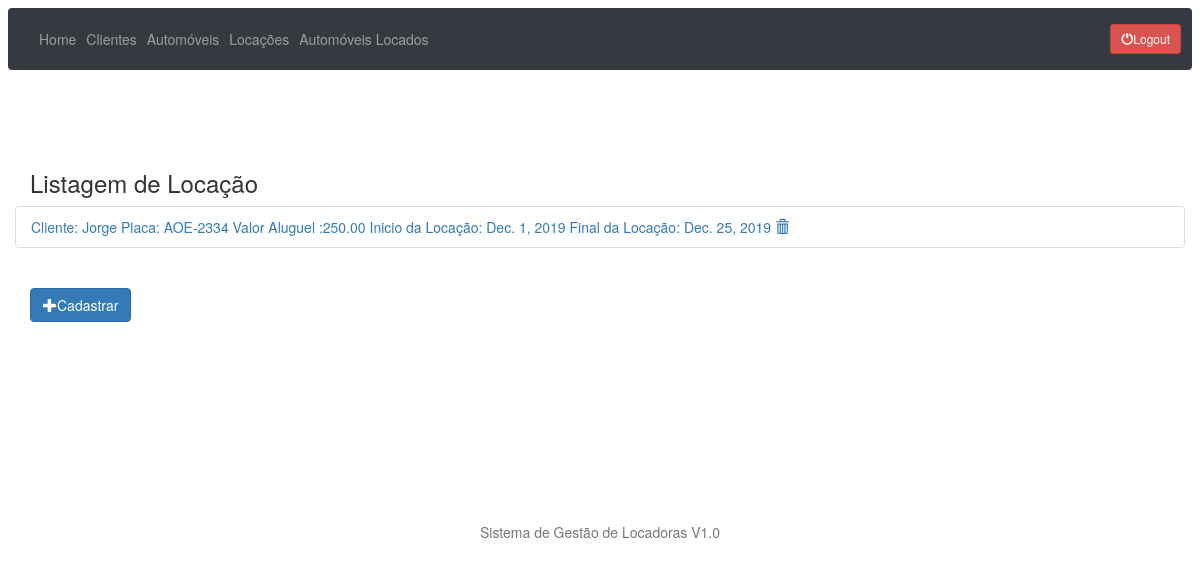
The app's page /locadora/list/ (signed in), older data.
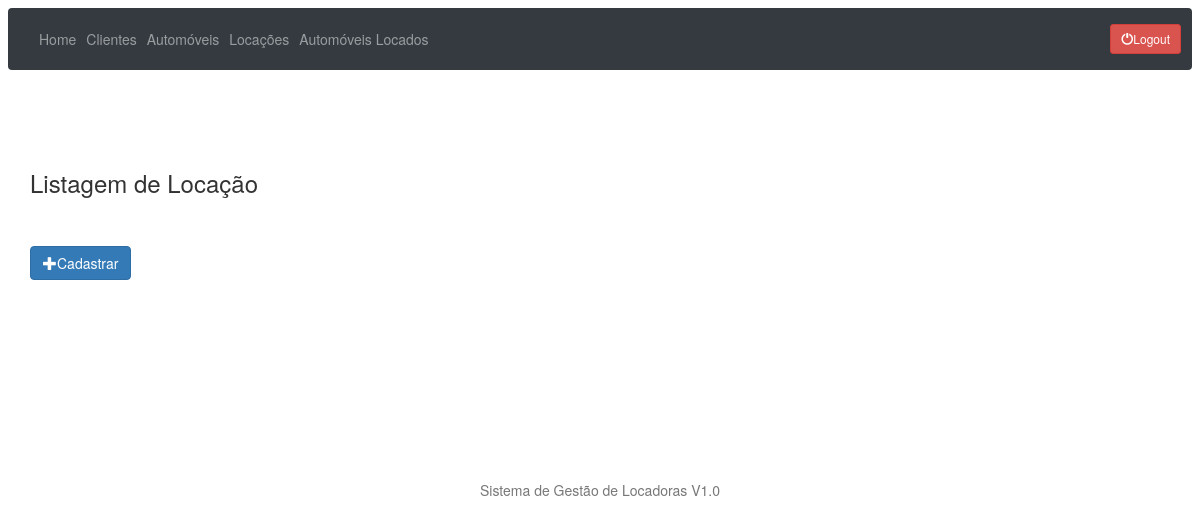
The same page, newer data.
### locadora/models.py (models this page shows)
class Locacao(models.Model):
    cliente = models.OneToOneField(Cliente, null=False, blank=False, on_delete=models.CASCADE)
    automovel = models.OneToOneField(Automovel, null=False, blank=False, on_delete=models.CASCADE)
    valor = models.DecimalField(max_digits=10, decimal_places=2, null=True, blank=True)
    data_inicio = models.DateField()
    data_final = models.DateField()

### clientes/models.py (models this page shows, shortened)
class Cliente(models.Model):
    nome = models.CharField(max_length=30)
    sobrenome = models.CharField(max_length=30)
    idade = models.IntegerField(null=True, blank=True)
    foto = models.ImageField(upload_to='clientes_fotos', null=True, blank=True)

### automoveis/models.py (models this page shows, shortened)
class Automovel(models.Model):
    marca = models.CharField(max_length=30)
    modelo = models.CharField(max_length=30)
    placa = models.CharField(max_length=30)
    foto = models.ImageField(upload_to='automoveis_fotos', null=True, blank=True)
    alugado = models.BooleanField(default=False)

### locadora/views.py (the view)
# urls.py: path('list/', locacoes_list, name='locacoes_list'),
@login_required()
def locacoes_list(request):
    locacoes = Locacao.objects.all()
    return render(request, 'locacao.html', {'locacoes': locacoes})

### locadora/templates/locacao.html (shortened to what this page needs)
{% extends 'base.html' %}
{% block main %}
    <h3>Listagem de Locação</h3>
    <div class="row">
        <ul class="list-group">
            {% for locacao in locacoes %}
                <li class="list-group-item">
                    <a href="{% url 'locacoes_update' locacao.id %}">
                        Cliente: {{ locacao.cliente.nome }} Placa: {{ locacao.automovel.placa }} Valor Aluguel
                        :{{ locacao.valor }} Inicio da Locação: {{ locacao.data_inicio }} Final da
                        Locação: {{ locacao.data_final }}</a>
                    <a href="{% url 'locacoes_delete' locacao.id %}" title="Excluir">
                        <span class="glyphicon glyphicon-trash"></span>
                    </a>
                </li>
            {% endfor %}
        </ul>
    </div>
    <div class="row1">
        <a type="button" class="btn btn-primary" href="{% url 'locacoes_new' %}"> <span
                class="glyphicon glyphicon-plus"></span>Cadastrar</a>
    </div>
{% endblock %}

Row changes from the older to the newer data that the page shows:
removed Locacao: cliente.nome "Jorge", automovel.placa "AOE-2334", valor "250.00", data_inicio "Dec. 1, 2019", data_final "Dec. 25, 2019"
